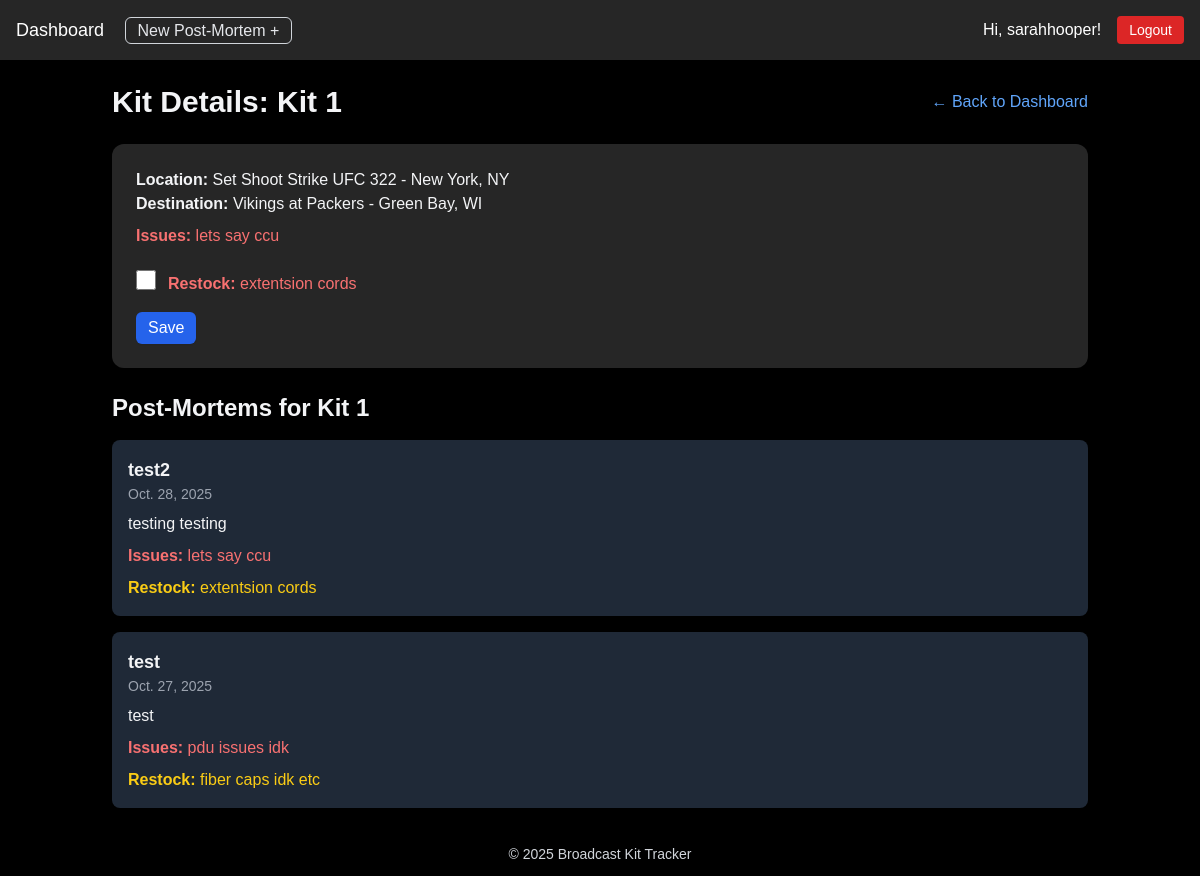
Screenshot of /kit/1/ (signed in) with the database file from the repository.
### core/models.py (models this page shows, shortened)
class Kit(models.Model):
    name = models.CharField(max_length=120)
    current_location = models.CharField(max_length=100, blank=True, default="")
    destination_location = models.CharField(max_length=100, blank=True, default="")
    issues = models.TextField(blank=True, null=True)
    needs_restock = models.BooleanField(default=False)
    updated_at = models.DateTimeField(auto_now=True)

class PostMortem(models.Model):
    kit = models.ForeignKey(Kit, on_delete=models.CASCADE)
    name = models.CharField(max_length=120, blank=True, null=True)
    event_name = models.CharField(max_length=120)
    event_date = models.DateField()
    summary = models.TextField()
    issues = models.TextField(blank=True, null=True)
    restock = models.TextField(blank=True, null=True)
    created_at = models.DateTimeField(auto_now_add=True)

### core/views.py (the view)
# urls.py: path('kit/<int:kit_id>/', views.view_kit, name='view_kit'),
def view_kit(request, kit_id):
    kit = get_object_or_404(Kit, id=kit_id)
    postmortems = kit.postmortem_set.all().order_by('-event_date')
    latest_pm = postmortems.first()
    return render(request, 'core/view_kit.html', {
        'kit': kit,
        'postmortems': postmortems,
        'latest_pm': latest_pm
    })

### core/context_processors.py (called while the page is built)
def theme_context(request):
    return {'theme': request.session.get('theme', 'light')}

### core/templates/core/view_kit.html (shortened to what this page needs)
{% extends 'core/base.html' %}
{% block content %}
<div class="flex justify-between items-center mb-6">
  <h1 class="text-3xl font-bold text-gray-100">Kit Details: {{ kit.name }}</h1>
  <a href="{% url 'dashboard' %}" class="text-blue-400 hover:underline">← Back to Dashboard</a>
</div>
<div class="bg-neutral-800 p-6 rounded-xl shadow-md mb-6 text-gray-100">
  <p><strong>Location:</strong> {{ kit.current_location|default:"Not specified" }}</p>
  <p><strong>Destination:</strong> {{ kit.destination_location|default:"Not specified" }}</p>
  {% if kit.issues %}
    <p class="text-red-400 mt-2"><strong>Issues:</strong> <span class="text-red-400">{{ kit.issues }}</span></p>
  {% else %}
    <p class="text-green-400 font-semibold mt-2">No issues reported</p>
  {% endif %}
  <form action="{% url 'save_restock_status' kit.id %}" method="post" class="mt-4">
    <div class="flex items-center gap-3">
      <input
        type="checkbox"
        name="needs_restock"
        id="needs_restock"
        class="w-5 h-5 accent-green-500 cursor-pointer"
      >
      {% if kit.needs_restock %}
        <p class="text-red-400 mt-2"><strong>Restock:</strong> {{latest_pm.restock }}</p>
      {% else %}
        <label for="needs_restock" class="font-medium text-green-400">Fully stocked</label>
      {% endif %}
    </div>
    <button type="submit"
            class="mt-4 bg-blue-600 hover:bg-blue-700 text-white font-medium px-3 py-1 rounded-md shadow-sm transition">
      Save
    </button>
  </form>
</div>
<h2 class="text-2xl font-semibold mb-4 text-gray-100">Post-Mortems for {{ kit.name }}</h2>
{% if postmortems %}
  <div class="space-y-4">
    {% for pm in postmortems %}
      <div class="bg-gray-800 p-4 rounded-lg shadow text-gray-100">
        <h3 class="text-lg font-semibold">{{ pm.event_name }}</h3>
        <p class="text-sm text-gray-400">{{ pm.event_date }}</p>
        <p class="mt-2">{{ pm.summary }}</p>
        {% if pm.issues %}
          <p class="text-red-400 mt-2"><strong>Issues:</strong> {{ pm.issues }}</p>
        {% else %}
          <p class="text-green-400 font-semibold mt-2">No issues reported</p>
        {% endif %}
        {% if pm.restock %}
          <p class="text-yellow-400 mt-2"><strong>Restock:</strong> {{ pm.restock }}</p>
        {% endif %}
      </div>
    {% endfor %}
  </div>
{% else %}
  <p class="text-gray-400 italic">No post-mortems have been logged for this kit yet.</p>
{% endif %}
{% endblock %}

### core/templates/core/base.html (shortened to what this page needs)
{% load static %}
<!DOCTYPE html>
<link rel="stylesheet" href="/static/styles.css">
<html lang="en">
<head>
    <script src="https://cdn.tailwindcss.com"></script>
</head>
<body style="background-color: black">
  <nav class="bg-neutral-800 text-white p-4 flex justify-between items-center">
    <div>
      <a href="{% url 'dashboard' %}" class="font-family: Stolzl text-lg hover:text-gray-300">Dashboard</a>
      <a href="{% url 'create_postmortem' %}"
           class="ml-4 px-3 py-1 border border-gray-300 text-gray-200 hover:bg-gray-700 rounded-md transition">
          New Post-Mortem +
        </a>
    </div>
    <div class="flex items-center gap-4">
      {% if user.is_authenticated %}
        <span>Hi, {{ user.username }}!</span>
        <form action="{% url 'logout' %}" method="post" class="inline">
          <button type="submit"
                  class="font-family: Stolzl bg-red-600 hover:bg-red-700 px-3 py-1 rounded text-sm">
            Logout
          </button>
        </form>
      {% else %}
        <a href="/accounts/login/" class="hover:underline text-sm">Login</a>
        <a href="{% url 'signup' %}" class="hover:underline text-sm">Sign Up</a>
      {% endif %}
    </div>
  </nav>
  <main class="flex-1 container mx-auto p-6">
    {% block content %}{% endblock %}
  </main>
  <footer class="bg-black font-family: Stolzl text-gray-300 text-center py-3 mt-auto">
    <p class="text-sm">&copy; 2025 Broadcast Kit Tracker</p>
  </footer>
</body>
</html>

### static/styles.css (style rules this page uses)
body { font-family: Stolzl, sans-serif; transition: background-color 0.3s, color 0.3s; margin: 0; padding: 0; }

### rows the page displays
Kit: name "Kit 1", current_location "Set Shoot Strike UFC 322 - New York, NY", destination_location "Vikings at Packers - Green Bay, WI", issues "lets say ccu"
PostMortem: restock "extentsion cords", event_name "test2", event_date "Oct. 28, 2025", summary "testing testing", issues "lets say ccu"
PostMortem: event_name "test", event_date "Oct. 27, 2025", summary "test", issues "pdu issues idk", restock "fiber caps idk etc"

### other values shown
{{ user.username }} "sarahhooper"
